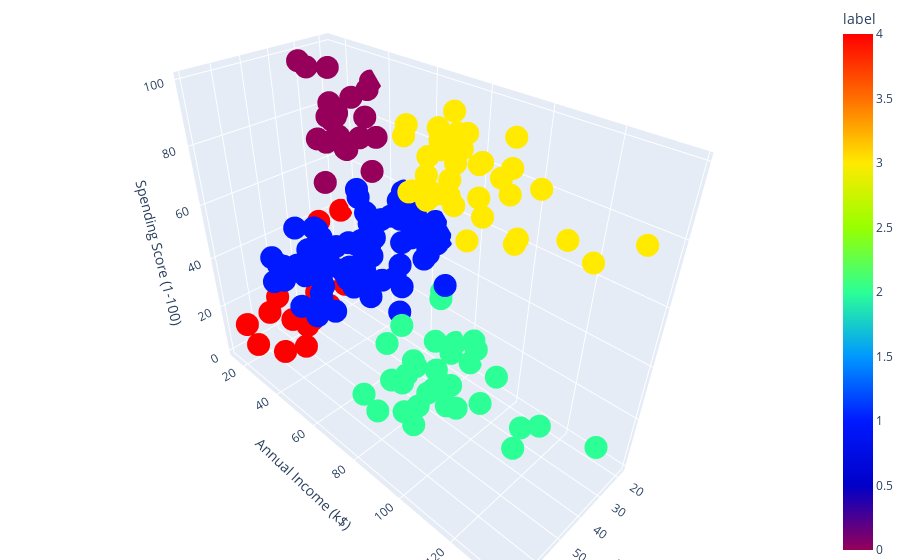

Notebook code for this chart:
### Code cell
clusters = kmeans.fit_predict(x3)
df["label"] = clusters

fig = px.scatter_3d(
    df,
    x="Age",
    y="Annual Income (k$)",
    z="Spending Score (1-100)",
    color="label",
    color_continuous_scale="Rainbow",
)

fig.update_layout(margin=dict(l=0, r=0, b=0, t=0))

fig.show()

### Figure 1 — Plotly figure (JSON) as saved in the notebook; plotly's stock layout.template omitted (floating-point values rounded to 4 significant figures; data arrays with more than 128 entries replaced by an {"elided": "..."} marker saying what was removed)
{"data": [{"hovertemplate": "Age=%{x}<br>Annual Income (k$)=%{y}<br>Spending Score (1-100)=%{z}<br>label=%{marker.color}<extra></extra>", "legendgroup": "", "marker": {"color": {"elided": "200 int values"}, "coloraxis": "coloraxis", "symbol": "circle"}, "mode": "markers", "name": "", "scene": "scene", "showlegend": false, "type": "scatter3d", "x": {"elided": "200 int values"}, "y": {"elided": "200 int values"}, "z": {"elided": "200 int values"}}], "layout": {"coloraxis": {"colorbar": {"title": {"text": "label"}}, "colorscale": [[0, "rgb(150,0,90)"], [0.125, "rgb(0,0,200)"], [0.25, "rgb(0,25,255)"], [0.375, "rgb(0,152,255)"], [0.5, "rgb(44,255,150)"], [0.625, "rgb(151,255,0)"], [0.75, "rgb(255,234,0)"], [0.875, "rgb(255,111,0)"], [1, "rgb(255,0,0)"]]}, "legend": {"tracegroupgap": 0}, "margin": {"b": 0, "l": 0, "r": 0, "t": 0}, "scene": {"domain": {"x": [0, 1], "y": [0, 1]}, "xaxis": {"title": {"text": "Age"}}, "yaxis": {"title": {"text": "Annual Income (k$)"}}, "zaxis": {"title": {"text": "Spending Score (1-100)"}}}}}
